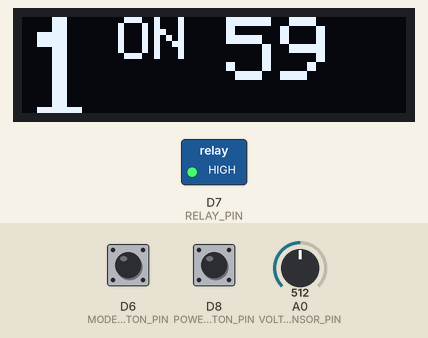
A sketch run on a simulated ESP8266 (NodeMCU). Shown: 128×32 one-colour display, switched loads named in the sketch (green lamp = pin HIGH). Inputs (shaded band) come from the test bench; at power-on: A0 (VOLTAGE_SENSOR_PIN) = 512, D6 (MODE_BUTTON_PIN) HIGH, D8 (POWER_BUTTON_PIN) HIGH. What the sketch prints to the serial monitor is not drawn.

Above: at 1.6 s.
1.7 s: A0 (VOLTAGE_SENSOR_PIN) set to 54
3.5 s: A0 (VOLTAGE_SENSOR_PIN) set to 45
At 4.6 s:
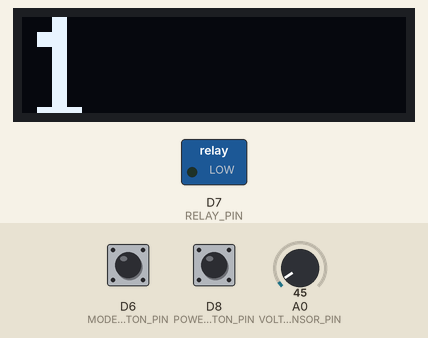
5.5 s: D6 (MODE_BUTTON_PIN) pulled LOW for 0.15 s
At 6.8 s:
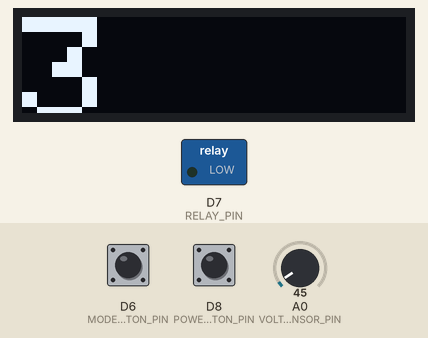
7.1 s: D8 (POWER_BUTTON_PIN) pulled LOW for 0.15 s
At 8.3 s:
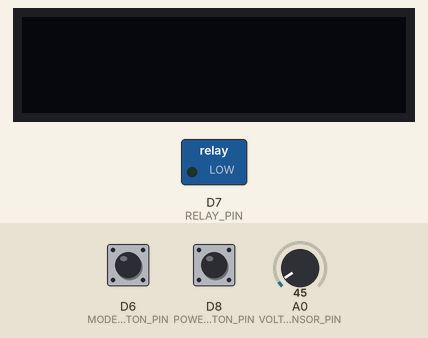
Timing chart, 0 to 9.7 s (numbered marks = the images above; inputs shaded):
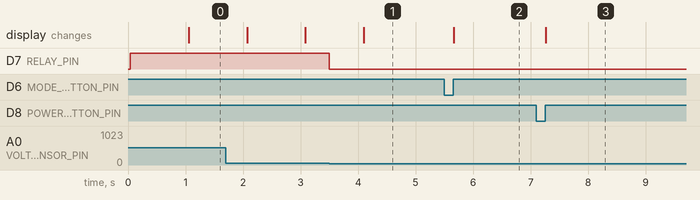

Measured:
- the behaviour switches between 51 and 50 on A0 (VOLTAGE_SENSOR_PIN) (found by bisection; images 0 and 1)
- after the input at 3.5 s, D7 (RELAY_PIN): HIGH → LOW at once; the display: changes after 0.60 s (image 1)
- after the input at 5.5 s, the display: changes after 0.16 s (image 2)
- after the input at 7.1 s, the display: changes after 0.16 s (image 3)

The sketch:

BoatMotorController.ino
```cpp
#include <SPI.h>
#include <Wire.h>
#include <Adafruit_GFX.h>
#include <Adafruit_SSD1306.h>
#include "GyverButton.h"
#include "GyverTimer.h"

#define MODE_BUTTON_PIN D6
#define POWER_BUTTON_PIN D8
#define RELAY_PIN D7
#define VOLTAGE_SENSOR_PIN A0


#define MOTOR_IS_ON motor_started_time>0
#define OFF 0
#define ON 1

GTimer displayRefreshTimer(MS, 1000);  // refreshed every second
GButton modeBtn(MODE_BUTTON_PIN, HIGH_PULL, NORM_OPEN);
GButton powerBtn(POWER_BUTTON_PIN, HIGH_PULL, NORM_OPEN);


// On NODE MCU board  display is attached to: D2 - SDA, D1 - SCL
#define SCREEN_WIDTH 128 // OLED display width, in pixels
#define SCREEN_HEIGHT 32 // OLED display height, in pixels
#define OLED_RESET    -1 // Reset pin # (or -1 if sharing Arduino reset pin)
#define SCREEN_ADDRESS 0x3C ///< See datasheet for Address; 0x3D for 128x64, 0x3C for 128x32
Adafruit_SSD1306 display(SCREEN_WIDTH, SCREEN_HEIGHT, &Wire, OLED_RESET);

int off_timeout = 1 * 60 * 1000; // time after which motor is turned off, milliseconds
int on_timeout = 10 * 60 * 1000; // time after which motor can be turned on, milliseconds
int system_on = 1;
unsigned long motor_started_time = 0; //time when motor has started. milliseconds
unsigned long motor_off_time = 0; //time when WE(!) switched motor off. milliseconds


void setup() {
  Serial.begin(9600);
  if(!display.begin(SSD1306_SWITCHCAPVCC, SCREEN_ADDRESS)) {
    Serial.println(F("SSD1306 allocation failed"));
    for(;;); // Don't proceed, loop forever
  }
  pinMode(RELAY_PIN, OUTPUT);
  switchMotor(OFF);
  redraw();
}

void loop() {
  modeBtn.tick();
  powerBtn.tick();

  if (system_on == 0) { // system OFF
    if (powerBtn.isClick()) {
      systemOn();
    }
  }

  else {                // system ON
    if (powerBtn.isClick()) {
      Serial.println(F("System switched off"));
      systemOff();
    }
    else if(modeBtn.isClick()) {
      Serial.println(F("Timeout changed"));
      changeOffTimeout();
    }
    else if (MOTOR_IS_ON) {
      if (!motorHasVoltage()) {
        motor_off_time = 0;
        switchMotor(OFF);
        Serial.println(F("Motor was on, but no voltage detected. Went off."));
      }
      else if (motorIsHot()) {
        motor_off_time = millis();
        switchMotor(OFF);
        Serial.println(F("Motor was on, but went off by timeout"));
      }
    }
    else if (!MOTOR_IS_ON) {
      if (motorHasVoltage() && motorIsCool()) {
        switchMotor(ON);
        Serial.println(F("Motor was off, but went on because voltage detected and it's cool"));
      }
    }

    if (displayRefreshTimer.isReady()) {
      redraw();
    }
  }
}

void redraw() {
  display.clearDisplay();

  if (motor_off_time) {
    // stop sign and countdown
    display.drawCircle(display.width()/2 -28, display.height()/2, display.height()/2-1, SSD1306_WHITE);
    display.fillRect(display.width()/2 - 35, display.height()/2 - 2, 14, 4, SSD1306_WHITE);
    display.setTextSize(3);
    display.setCursor(display.width()/2, 8);
    display.print((on_timeout - millis() + motor_off_time)/1000);
  } else { // draw timeout in minutes

    display.setCursor(0,0);
    display.setTextSize(5);
    display.setTextColor(SSD1306_WHITE);
    display.print(off_timeout/60/1000);
  }

  if (MOTOR_IS_ON) {
    // lightening sign
    //display.drawLine(display.width()/2-5, 0, display.width()/2 - 9, display.height()/2, SSD1306_WHITE);
    //display.drawLine(display.width()/2-4, 0, display.width()/2 - 9, display.height()/2, SSD1306_WHITE);
    //display.drawLine(display.width()/2 - 9, display.height()/2, display.width()/2 -2 , display.height()/2, SSD1306_WHITE);
    //display.drawLine(display.width()/2 -2, display.height()/2, display.width()/2 + 3, display.height(), SSD1306_WHITE);
    //display.drawLine(display.width()/2 -1, display.height()/2, display.width()/2 + 4, display.height(), SSD1306_WHITE);

    display.setTextSize(2);
    display.setCursor(display.width()/2 - 32, 0);
    display.print("ON ");
    display.setTextSize(3);
    display.print((off_timeout - millis() + motor_started_time)/1000);
  }


  display.display();
  displayRefreshTimer.start();
}

void switchMotor(int isOn) {
  if (isOn == ON) {
    motor_off_time = 0;
    motor_started_time = millis();
  } else {
    motor_started_time = 0;
  }
  digitalWrite(RELAY_PIN, isOn);
}

bool motorIsCool() {
  bool neverWasOn = motor_started_time == 0 && motor_off_time == 0;
  bool cooledDown = millis() - (motor_off_time) > on_timeout;
  return neverWasOn || cooledDown;
}

bool motorIsHot() {
  return millis() - (motor_started_time) > off_timeout;
}
bool motorHasVoltage() {
  return analogRead(VOLTAGE_SENSOR_PIN) > 50; // ADC has 1024 values.
}

void systemOn() {
  system_on = 1;
  redraw();
}

void systemOff() {
  motor_started_time = 0;
  motor_off_time = 0;
  system_on = 0;
  display.clearDisplay();
  display.display();
}

void changeOffTimeout() {
  if (off_timeout == 5*60*1000) off_timeout = 60 *1000;
  else off_timeout += 2*60*1000;
  redraw();
}
```
